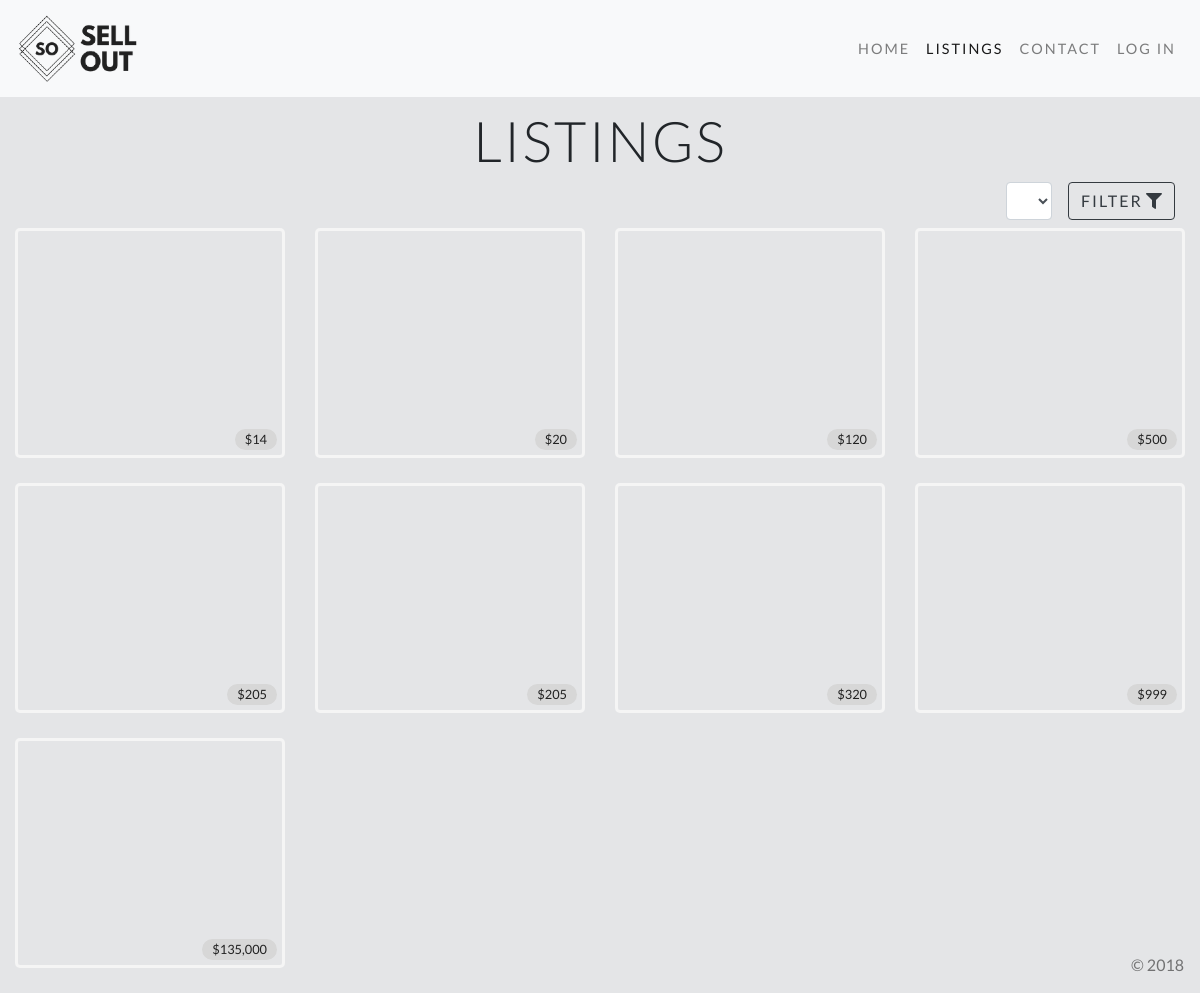
The app's page /listings.php, older data.
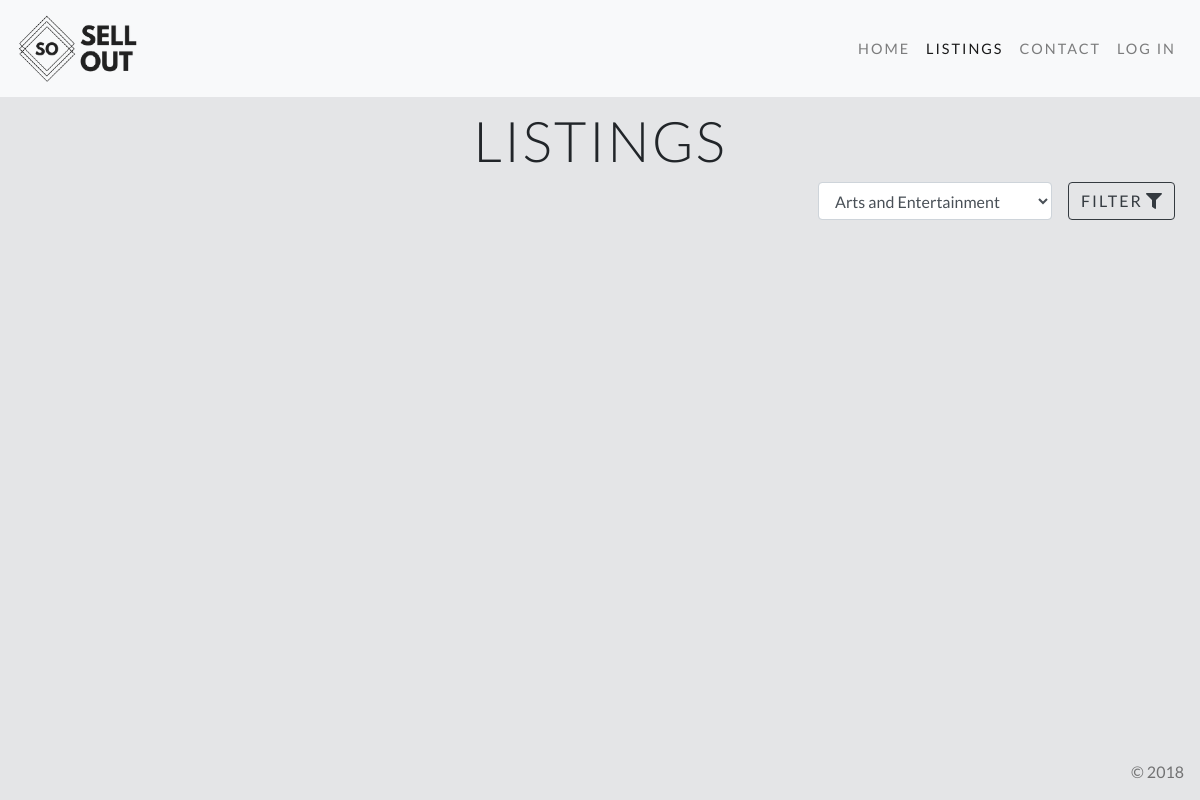
The same page, newer data.
### tables this page shows
CREATE TABLE `listings` (
  `listing_id` int(11) NOT NULL,
  `description` varchar(255) NOT NULL,
  `title` varchar(255) NOT NULL,
  `price` varchar(255) NOT NULL,
  `list_date` date NOT NULL,
  `user_id` int(11) NOT NULL,
  `category_id` int(11) NOT NULL,
  `image_url` varchar(255) NOT NULL
);

### listings.php (the view, shortened to what this page needs)
<?php
require_once 'db_config.php';
$conn = new mysqli($hn, $un, $pw, $db);
$listing_query = "SELECT * FROM listings";
$listing_result = $conn->query($listing_query);
$rows = $listing_result->num_rows;
$categories_query = "SELECT * FROM category";
$categories_result = $conn->query($categories_query);
$category_count = $categories_result->num_rows;
?>
<!doctype html>
<html>
    <head>
        <link rel="stylesheet" href="https://maxcdn.bootstrapcdn.com/bootstrap/4.0.0/css/bootstrap.min.css">
        <link rel="stylesheet" href="./styles/styles.css" >
    </head>
    <body style="background: #E4E5E7 !important;">
        <?php include "header.php";?>
        <div class="container listings-container"  >
            <h1 class="home-title" style="letter-spacing: 2px;">LISTINGS</h1>
            <div class="container" style="max-width: 100% !important">
                <div class="row form-row" >
                    <form class="form-inline">
                        <div class="form-group mx-sm-3 mb-2 filter-select">
                            <select class="form-control">
<?php
for ($j = 0; $j < $category_count; $j++) {
    $categories_result->data_seek($j);
    $row = $categories_result->fetch_array(MYSQLI_NUM);
    echo <<<_END
    <option value=$row[0]>$row[1]</option>
_END;
}
?>
                            </select>
                        </div>
                        <button type="submit" class="btn btn-outline-dark mb-2">
                            <span style="letter-spacing: 2px">FILTER</span>
                            <i class="fas fa-filter"></i>
                        </button>
                    </form>
                </div>
            </div>
            <div class="row">
<?php
for ($j = 0; $j < $rows; $j++) {
    $listing_result->data_seek($j);
    $row = $listing_result->fetch_array(MYSQLI_NUM);
    echo <<<_END
<div class="col-sm-12 col-md-6 col-lg-3">
<a href="item-details.php?listing_id=$row[0]">
    <div class="listing-card" style="background-image: url($row[4])">
        <div class="listing-card-price">$$row[7]</div>
    </div>
</a>
</div>
_END;
}
?>
            </div>
        </div>
    </body>
    <?php include "footer.php";?>
</html>

Row changes from the older to the newer data that the page shows:
removed listings: price "14"
removed listings: price "20"
removed listings: price "120"
removed listings: price "500"
removed listings: price "205"
removed listings: price "205"
removed listings: price "320"
removed listings: price "999"
removed listings: price "135,000"
Text that changed along with them:
form field value: (not shown) → "Arts and Entertainment"
